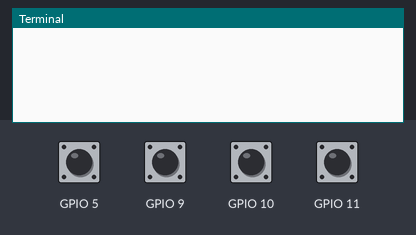
Recording of a program running on a simulated Raspberry Pi (BCM pin numbers). On the bench: the last lines printed to the terminal. Inputs (shaded band) come from the test bench; at power-on: GPIO 5, GPIO 9–11 HIGH. Web requests get an empty 200 reply after 0.4 s.

Above: at 1.2 s.
1.3 s: GPIO 5 pulled LOW for 0.25 s
At 2.5 s:
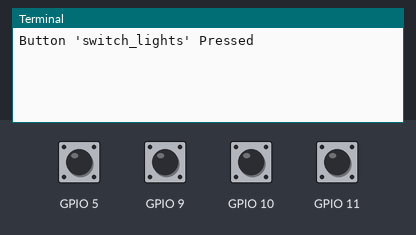
3.0 s: GPIO 9 pulled LOW for 0.25 s
At 3.7 s:
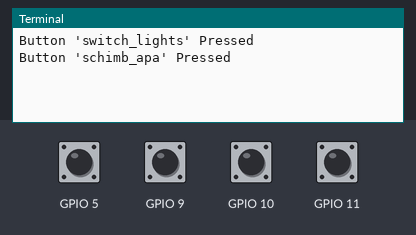
4.7 s: GPIO 10 pulled LOW for 0.25 s
At 5.2 s:
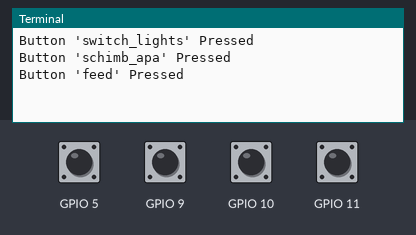
6.4 s: GPIO 11 pulled LOW for 0.25 s
At 7.6 s:
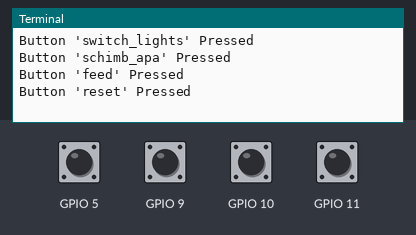

Measured:
- after the input at 1.3 s, the terminal: prints a new line after 0.10 s (image 1)
- after the input at 3.0 s, the terminal: prints a new line at once (image 2)
- after the input at 4.7 s, the terminal: prints a new line after 0.10 s (image 3)
- after the input at 6.4 s, the terminal: prints a new line at once (image 4)

The program:

server_buttons.py
```python
import time
import requests
from RPi import GPIO
from lib import config

URL = "http://127.0.0.1/set_procedure/{}"
GPIO.setmode(GPIO.BCM)
for pin in config.button_pins.itervalues():
    GPIO.setup(pin, GPIO.IN, pull_up_down=GPIO.PUD_UP)


while True:
    for procedure, pin in config.button_pins.iteritems():
        input_state = GPIO.input(pin)
        if input_state == False:
            print("Button '{}' Pressed".format(procedure))
            requests.get(URL.format(procedure))
    time.sleep(0.2)
```

config.py
```python
from datetime import datetime, timedelta


###################################################################################################
class Light(object):

    #----------------------------------------------------------------------------------------------
    def __init__(self, **kwargs):
        for key, value in kwargs.iteritems():
            setattr(self, key, value)

    #----------------------------------------------------------------------------------------------
    def __str__(self):
        return self.id


    @property
    #----------------------------------------------------------------------------------------------
    def on_hour(self):
        hour = self.get_hour(self._on_hour)
        backup = (datetime.now() + timedelta(hours=1)).hour
        return hour if hour else backup


    @property
    #----------------------------------------------------------------------------------------------
    def off_hour(self):
        hour = self.get_hour(self._off_hour)
        backup = (datetime.now() - timedelta(hours=1)).hour
        return hour if hour else backup


    #----------------------------------------------------------------------------------------------
    def get_hour(self, hour):
        if type(hour) == int:
            return hour

        this_hour = datetime.now().hour
        if hour == "*":
            return this_hour

        if hour.startswith("*/"):
            rate = int(hour.replace("*/", ""))
            for time in range(0, 24, rate):
                if time == this_hour:
                    return this_hour

        return


###################################################################################################

TEMP_MIN = 22.0
TEMP_MAX = 28.0
WHATER_LEVEL_PIN = 5
TEMP_ID = "28-03146adc35ff"
PUSH_BULLET_AUTH = "o.nkeVGJI9f2EP9w8B6OR0O3wMzdKt3N0D"
NI_pins = ["pompa", "incalzitor"]
MOTOR_PINS = [22, 27, 17, 18]
MOTOR_PINS_BACK = list(MOTOR_PINS)
MOTOR_PINS_BACK.reverse()


lumina = ["led_albastru", "led_daylight"]
pins = {
    "led_albastru":  19,
    "led_daylight": 16,
    "filtru_uv": 13,
    "led_rgb_12v": 23,
    "circulant": 26,
    "pompa": 20,
    "incalzitor": 21,
    "micro": 22,
    "macro": 24,
    "fier":  27,
    "twinstar": 13,
    "led_12v": 6,
    "supplemental_pin2": 12
}
button_pins = {
    "reset": 11, #green
    "schimb_apa": 9, #red
    "feed": 10, #yellow
    "switch_lights": 5, #black
}
resources = {
    "micro": 3.6,
    "macro": 3.6,
    "fier": 3.6,
    "twinstar": 1
}
lights = [
    Light(**{"id": "led_albastru",   "_on_hour":  6, "on_minute": 55, "_off_hour":  8, "off_minute": 40}),
    Light(**{"id": "led_daylight",   "_on_hour":  7, "on_minute":  0, "_off_hour":  8, "off_minute": 30}),
    Light(**{"id": "led_albastru",   "_on_hour": 17, "on_minute":  0, "_off_hour": 22, "off_minute": 10}),
    Light(**{"id": "led_daylight",   "_on_hour": 17, "on_minute": 10, "_off_hour": 22, "off_minute":  0}),


    Light(**{"id": "filtru_uv", "_on_hour": "22", "on_minute":  0, "_off_hour": "23", "off_minute": 59}),

    #Light(**{"id": "polish", "_on_hour": 17, "on_minute":  0, "_off_hour": 17, "off_minute": 0}),
    #Light(**{"id": "circulant", "_on_hour": 17, "on_minute": 10, "_off_hour": 21, "off_minute": 50}),
    #Light(**{"id": "circulant", "_on_hour": "*", "on_minute":  0, "_off_hour": "*", "off_minute":  1}),
    #Light(**{"id": "circulant", "_on_hour": "*", "on_minute": 10, "_off_hour": "*", "off_minute": 11}),
    #Light(**{"id": "circulant", "_on_hour": "*", "on_minute": 20, "_off_hour": "*", "off_minute": 21}),
    #Light(**{"id": "circulant", "_on_hour": "*", "on_minute": 30, "_off_hour": "*", "off_minute": 31}),
    #Light(**{"id": "circulant", "_on_hour": "*", "on_minute": 40, "_off_hour": "*", "off_minute": 41}),
    #Light(**{"id": "circulant", "_on_hour": "*", "on_minute": 50, "_off_hour": "*", "off_minute": 51}),
]
```
